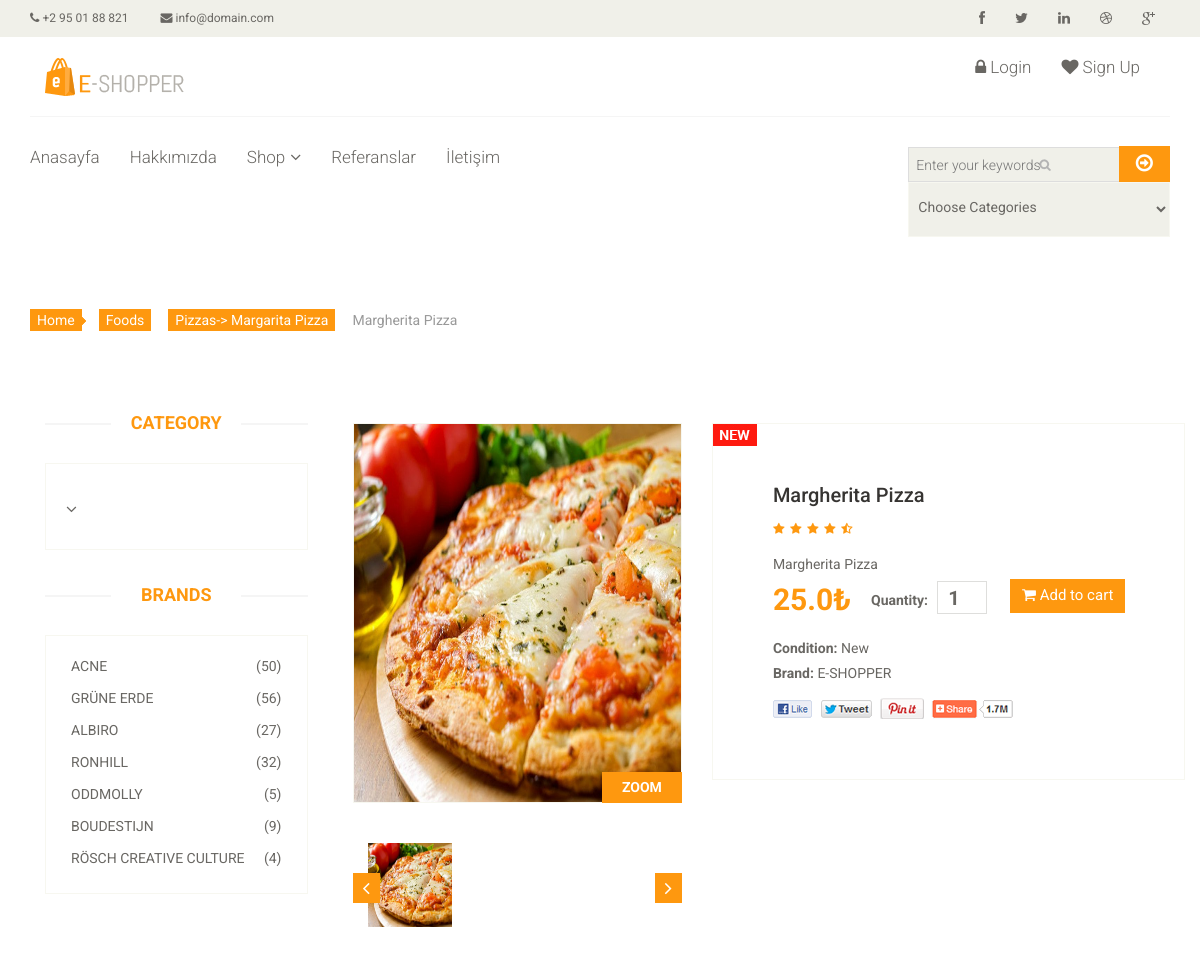
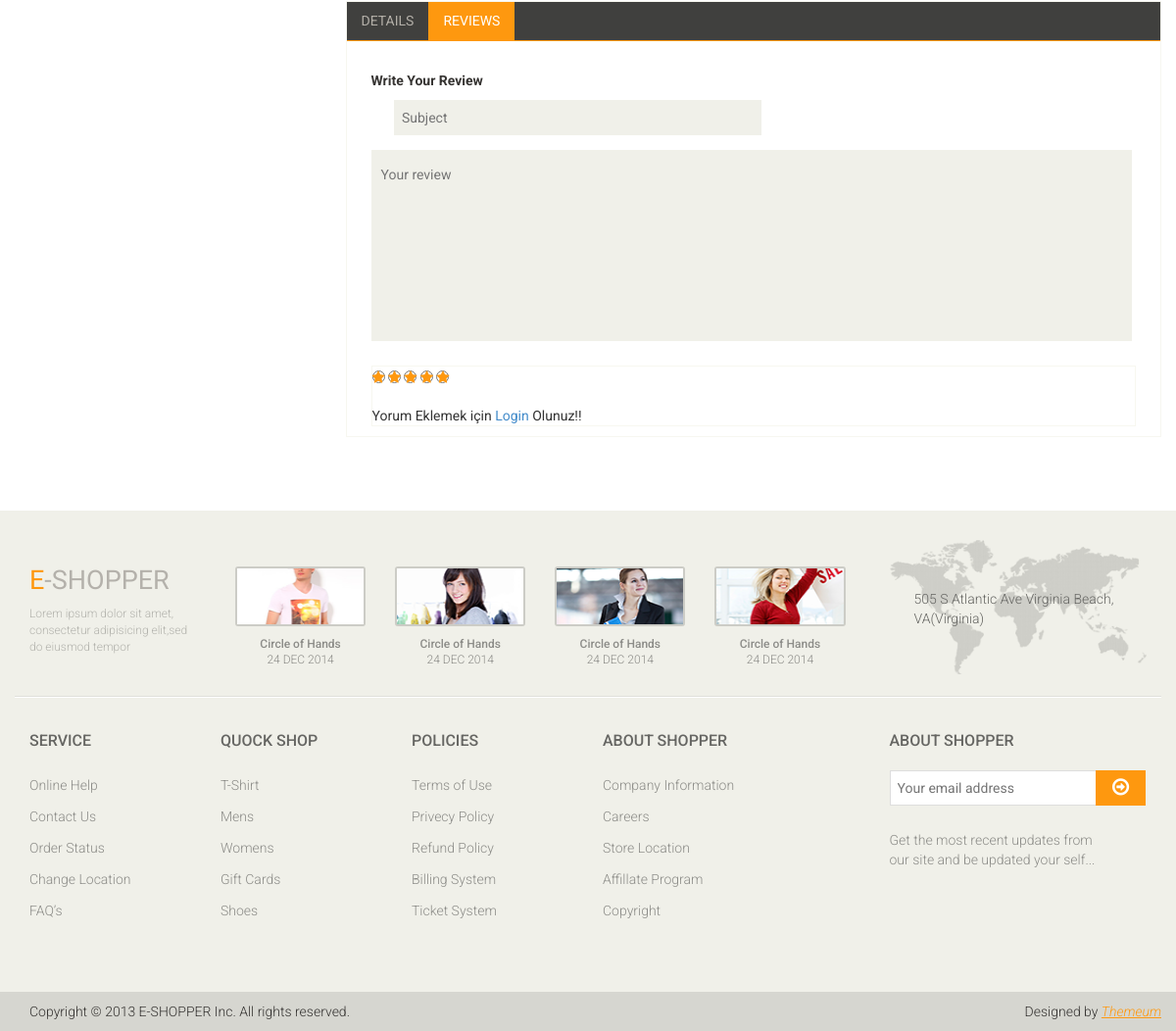
The app's page /food/2/margherita-pizza11_13/ with its own data (2 pictures, top to bottom).
### food/models.py (models this page shows, shortened)
class Food(models.Model):
    STATUS = (
        ('True', 'Evet'),
        ('False', 'Hayır'),
    )
    category = models.ForeignKey(Category, on_delete=models.CASCADE) #relation with Category table
    title = models.CharField(max_length=150)
    keywords = models.CharField(max_length=255, blank=True)
    description = models.CharField(max_length=255, blank=True)
    image = models.ImageField(blank=True, upload_to='images/')
    price = models.FloatField()
    amount = models.IntegerField()
    detail = RichTextUploadingField()
    slug = models.SlugField(null=False, unique=True)
    status = models.CharField(max_length=10, choices=STATUS)
    create_at = models.DateTimeField(auto_now_add=True)
    update_at = models.DateTimeField(auto_now=True)
    def image_tag(self):
        return mark_safe('<img src="{}" height="50"/>'.format(self.image.url))
    image_tag.short_description = 'Image'

class Category(MPTTModel):
    STATUS = (
        ('True', 'Evet'),
        ('False', 'Hayır'),
    )
    title = models.CharField(max_length=100, unique=True)
    keywords = models.CharField(max_length=255, blank=True)
    description = models.CharField(max_length=255, blank=True)
    image = models.ImageField(blank=True, upload_to='images/')
    status = models.CharField(max_length=10, choices=STATUS)
    slug = models.SlugField(null=False, unique=True)
    parent = TreeForeignKey('self', blank=True, null=True, related_name='children', on_delete=models.CASCADE)
    create_at = models.DateTimeField(auto_now_add=True)
    update_at = models.DateTimeField(auto_now=True)
    def __str__(self):
        full_path = [self.title]
        k = self.parent
        while k is not None:
            full_path.append(k.title)
            k = k.parent
        return '-> '.join(full_path[::-1])
    class MPTTMeta:
        order_insertion_by = ['title']
    def image_tag(self):
        return mark_safe('<img src="{}" height="50"/>'.format(self.image.url))
    image_tag.short_description = 'Image'

### home/views.py (the view)
# urls.py: path('food/<int:id>/<slug:slug>/', views.product_detail, name='product_detail'),
def product_detail(request,id,slug):
    category = Category.objects.all()
    product = Food.objects.get(pk=id)
    images = Images.objects.filter(food_id=id)
    comments = Comment.objects.filter(food_id=id,status='True')
    context = {'product': product,
               'comments': comments,
               'category': category,
               'images': images,
               }
    return render(request,'product_detail.html',context)

### home/templates/product_detail.html (shortened to what this page needs)
{% extends "homebase.html" %}
{% block content %}
    <div id="contact-page" class="container">
        <div class="bg">
            <div class="row">
                <div class="col-sm-12">
                    <div id="gmap" class="contact-map">
                        <div class="breadcrumbs">
                            <ol class="breadcrumb">
                                <li><a href="#">Home</a></li>
                                <li><a href="#">Foods</a></li>
                                <li><a href="/category/{{ product.category_id }}/{{ product.category.slug }}">{{ product.category }}</a></li>
                                <li class="active">{{ product.title }}</li>
                            </ol>
                        </div>
                        {% load static %}
                        <section>
                            <div class="container">
                                <div class="row">
                                    <div class="col-sm-3">
                                        <div class="left-sidebar">
                                            <h2>Category</h2>
                                            <div class="panel-group category-products" id="accordian">
                                                <div class="row">
                                                    <div class="col-sm-9">
                                                        <div class="mainmenu pull-left">
                                                            {% load mptt_tags %}
                                                            <ul class="nav navbar-nav collapse navbar-collapse">
                                                                {% recursetree category %}
                                                                    <br><li   {% if not node.is_leaf_node %} class="dropdown" aria-expanded="true" {% endif %}><a href="/category/{{ node.id }}/{{ node.slug }}">{{ node.title }}{% if not node.is_leaf_node %}<i class="fa fa-angle-down"></i>{% endif %}</a>
                                                                </li>
                                                                {% endrecursetree %}
                                                            </ul>
                                                        </div>
                                                    </div>
                                                </div>
                                            </div>
                                            <div class="brands_products">
                                                <h2>Brands</h2>
                                                <div class="brands-name">
                                                    <ul class="nav nav-pills nav-stacked">
                                                        <li><a href=""> <span class="pull-right">(50)</span>Acne</a></li>
                                                        <li><a href=""> <span class="pull-right">(56)</span>Grüne Erde</a></li>
                                                        <li><a href=""> <span class="pull-right">(27)</span>Albiro</a></li>
                                                        <li><a href=""> <span class="pull-right">(32)</span>Ronhill</a></li>
                                                        <li><a href=""> <span class="pull-right">(5)</span>Oddmolly</a></li>
                                                        <li><a href=""> <span class="pull-right">(9)</span>Boudestijn</a></li>
                                                        <li><a href=""> <span class="pull-right">(4)</span>Rösch creative culture</a></li>
                                                    </ul>
                                                </div>
                                            </div>
                                        </div>
                                    </div>
                                    <div class="col-sm-9 padding-right">
                                        <div class="product-details">
                                            <div class="col-sm-5">
                                                <div class="view-product">
                                                    <img src="{{ product.image.url }}"  alt="" />
                                                    <h3>ZOOM</h3>
                                                </div>
                                                <div id="similar-product" class="carousel slide" data-ride="carousel">
                                                    <div class="carousel-inner">
                                                        <div class="item active">
                                                            <a href=""><img src="{{ product.image.url }}"  style="height: 84px" width="84px" alt=""></a>
                                                        </div>
                                                    </div>
                                                    <a class="left item-control" href="#similar-product" data-slide="prev">
                                                        <i class="fa fa-angle-left"></i>
                                                    </a>
                                                    <a class="right item-control" href="#similar-product" data-slide="next">
                                                        <i class="fa fa-angle-right"></i>
                                                    </a>
                                                </div>
                                            </div>
                                            <div class="col-sm-7">
                                                <div class="product-information">
                                                    <img src="{% static 'images/product-details/new.jpg' %}" class="newarrival" alt="" />
                                                    <h2>{{ product.title }}</h2>
                                                    <img src="{% static 'images/product-details/rating.png' %}" alt="" />
                                                    <span>
                                                        <p>{{ product.description }}</p>
									<span>{{ product.price }}₺</span>
									<label>Quantity:</label>
									<input type="number" class="input" min="0" max="{{ product.amount }}" value="1" />
									<button type="button" class="btn btn-fefault cart">
										<i class="fa fa-shopping-cart"></i>
										Add to cart
									</button>
								</span>
                                                    <p><b>Condition:</b> New</p>
                                                    <p><b>Brand:</b> E-SHOPPER</p>
                                                    <a href=""><img src="{% static 'images/product-details/share.png' %}" class="share img-responsive"  alt="" /></a>
                                                </div>
                                            </div>
                                        </div>
                                        <div class="category-tab shop-details-tab">
                                            <div class="col-sm-12">
                                                <ul class="nav nav-tabs">
                                                    <li><a href="#details" data-toggle="tab">Details</a></li>
                                                    <li class="active"><a href="#reviews" data-toggle="tab">Reviews</a></li>
                                                </ul>
                                            </div>
                                            <div class="tab-content">
                                                <div class="tab-pane fade active in" id="reviews" >
                                                    <div class="col-sm-12">
                                                        <p><b>Write Your Review</b></p>
                                                        <form action="/food/addcomment/{{ product.id }}" method="post">
                                                            <span>
											<input type="text" class="input" name="subject" id="id_subject" placeholder="Subject"/>
										</span>
                                                            <textarea name="comment" class="input" id="id_comment" placeholder="Your review" ></textarea>
                                                            <div class="rating-area">
                                                                <div class="ratings">
                                                                    <input type="radio"  class="fa fa-star color" id="star5" name="rate" value="5" /><label for="star5"></label>
                                                                    <input type="radio" class="fa fa-star color" id="star4" name="rate" value="4" /><label for="star4"></label>
                                                                    <input type="radio" class="fa fa-star color" id="star3" name="rate" value="3" /><label for="star3"></label>
                                                                    <input type="radio" class="fa fa-star color" id="star2" name="rate" value="2" /><label for="star2"></label>
                                                                    <input type="radio" class="fa fa-star color" id="star1" name="rate" value="1" /><label for="star1"></label>
                                                                </div><br><br>
                                                                {% if user.id is not None %}
                                                                    <button class="btn btn-default pull-right">
                                                                        Submit
                                                                    </button>
                                                                {% else %}
                                                                    Yorum Eklemek için <a href="/login">Login</a>  Olunuz!!
                                                                {% endif %}
                                                        </form>
                                                    </div>
                                                </div>
                                            </div>
                                        </div>
                                    </div>
                                </div>
                            </div>
                        </section>
                    </div>
                </div>
            </div>
        </div>
    </div>
{% endblock %}

### records on screen
Food: category "Pizzas-> Margarita Pizza", title "Margherita Pizza", image (picture), description "Margherita Pizza", price "25.0", amount "1"
